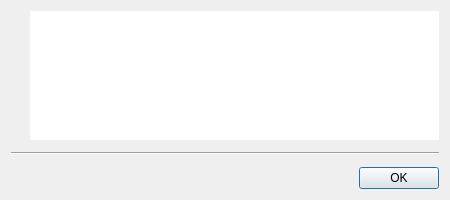
<?xml version="1.0" encoding="UTF-8"?>
<ui version="4.0">
 <class>ErrorDialog</class>
 <widget class="QWidget" name="ErrorDialog">
  <property name="geometry">
   <rect>
    <x>0</x>
    <y>0</y>
    <width>450</width>
    <height>200</height>
   </rect>
  </property>
  <property name="minimumSize">
   <size>
    <width>450</width>
    <height>0</height>
   </size>
  </property>
  <layout class="QVBoxLayout">
   <property name="spacing">
    <number>12</number>
   </property>
   <item>
    <layout class="QHBoxLayout" name="horizontalLayout">
     <property name="spacing">
      <number>0</number>
     </property>
     <item>
      <widget class="QLabel" name="icon_lbl">
       <property name="alignment">
        <set>Qt::AlignLeading|Qt::AlignLeft|Qt::AlignTop</set>
       </property>
      </widget>
     </item>
     <item>
      <spacer name="horizontalSpacer">
       <property name="orientation">
        <enum>Qt::Horizontal</enum>
       </property>
       <property name="sizeType">
        <enum>QSizePolicy::Fixed</enum>
       </property>
       <property name="sizeHint" stdset="0">
        <size>
         <width>12</width>
         <height>20</height>
        </size>
       </property>
      </spacer>
     </item>
     <item>
      <widget class="QTextEdit" name="text_edit">
       <property name="sizePolicy">
        <sizepolicy hsizetype="Expanding" vsizetype="Ignored">
         <horstretch>0</horstretch>
         <verstretch>0</verstretch>
        </sizepolicy>
       </property>
       <property name="minimumSize">
        <size>
         <width>0</width>
         <height>120</height>
        </size>
       </property>
       <property name="frameShape">
        <enum>QFrame::NoFrame</enum>
       </property>
       <property name="readOnly">
        <bool>true</bool>
       </property>
      </widget>
     </item>
    </layout>
   </item>
   <item>
    <widget class="Line" name="line">
     <property name="orientation">
      <enum>Qt::Horizontal</enum>
     </property>
    </widget>
   </item>
   <item>
    <widget class="QDialogButtonBox" name="buttonBox">
     <property name="standardButtons">
      <set>QDialogButtonBox::Ok</set>
     </property>
    </widget>
   </item>
  </layout>
 </widget>
 <resources/>
 <connections/>
</ui>
